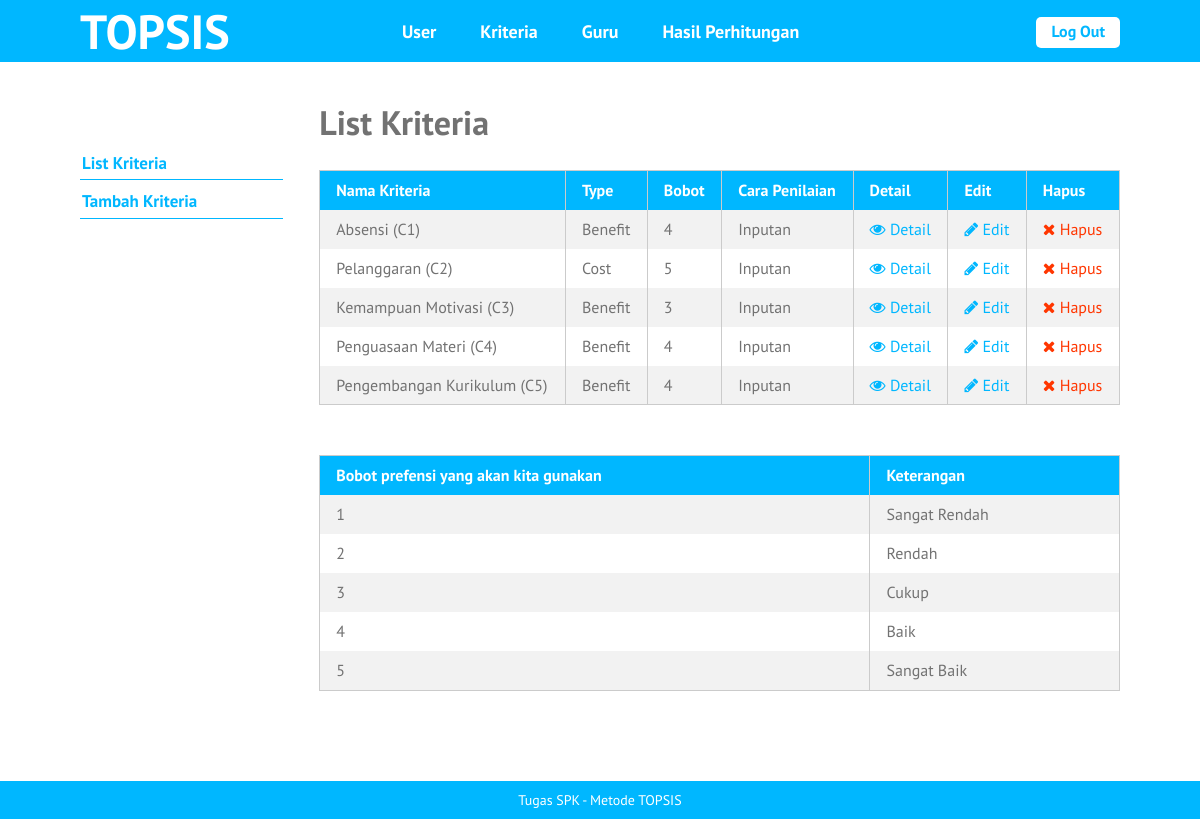
The app's page /list-kriteria.php (signed in) with its own data.
### tables this page shows
CREATE TABLE `kriteria` (
  `id_kriteria` int(10) NOT NULL,
  `nama` varchar(30) NOT NULL,
  `type` enum('benefit','cost') NOT NULL,
  `bobot` float NOT NULL,
  `ada_pilihan` tinyint(1) DEFAULT NULL,
  `urutan_order` int(2) NOT NULL
);

### list-kriteria.php (the view, shortened to what this page needs)
<?php require_once('includes/init.php'); ?>
<?php
require_once('template-parts/header.php');
?>
	<div class="main-content-row">
	<div class="container clearfix">
		<?php include_once('template-parts/sidebar-kriteria.php'); ?>
		<div class="main-content the-content">
			<h1>List Kriteria</h1>
			<?php
			$query = $pdo->prepare('SELECT * FROM kriteria ORDER BY urutan_order ASC');
			$query->execute();
			$query->setFetchMode(PDO::FETCH_ASSOC);
			if($query->rowCount() > 0):
			?>
			<table class="pure-table pure-table-striped">
				<thead>
					<tr>
						<th>Nama Kriteria</th>
						<th>Type</th>
						<th>Bobot</th>
						<th>Cara Penilaian</th>
						<th>Detail</th>
						<th>Edit</th>
						<th>Hapus</th>
					</tr>
				</thead>
				<tbody>
					<?php while($hasil = $query->fetch()): ?>
						<tr>
							<td><?php echo $hasil['nama']; ?></td>
							<td>
							<?php
							if($hasil['type'] == 'benefit') {
								echo 'Benefit';
							} elseif($hasil['type'] == 'cost') {
								echo 'Cost';
							}
							?>
							</td>
							<td><?php echo $hasil['bobot']; ?></td>
							<td><?php echo ($hasil['ada_pilihan']) ? 'Pilihan': 'Inputan'; ?></td>
							<td><a href="single-kriteria.php?id=<?php echo $hasil['id_kriteria']; ?>"><span class="fa fa-eye"></span> Detail</a></td>
							<td><a href="edit-kriteria.php?id=<?php echo $hasil['id_kriteria']; ?>"><span class="fa fa-pencil"></span> Edit</a></td>
							<td><a href="hapus-kriteria.php?id=<?php echo $hasil['id_kriteria']; ?>" class="red yaqin-hapus"><span class="fa fa-times"></span> Hapus</a></td>
						</tr>
					<?php endwhile; ?>
				</tbody>
			</table>
			<table class="pure-table pure-table-striped">
				<thead>
					<tr>
						<th>Bobot prefensi yang akan kita gunakan</th>
						<th>Keterangan</th>
					</tr>
				</thead>
				<tbody>
					<tr>
						<td>1</td>
						<td>Sangat Rendah</td>
					</tr>
					<tr>
						<td>2</td>
						<td>Rendah</td>
					</tr>
					<tr>
						<td>3</td>
						<td>Cukup</td>
					</tr>
					<tr>
						<td>4</td>
						<td>Baik</td>
					</tr>
					<tr>
						<td>5</td>
						<td>Sangat Baik</td>
					</tr>
				</tbody>
			</table>
			<?php else: ?>
				<p>Maaf, belum ada data untuk kriteria.</p>
			<?php endif; ?>
		</div>
	</div>
	</div>
<?php
require_once('template-parts/footer.php');

### stylesheets/style.css (style rules this page uses)
html, body, div, span, applet, object, iframe, h1, h2, h3, h4, h5, h6, p, blockquote, pre, a, abbr, acronym, address, big, cite, code, del, dfn, em, img, ins, kbd, q, s, samp, small, strike, strong, sub, sup, tt, var, b, u, i, center, dl, dt, dd, ol, ul, li, fieldset, form, label, legend, table, caption, tbody, tfoot, thead, tr, th, td, article, aside, canvas, details, embed, figure, figcaption, footer, header, hgroup, menu, nav, output, ruby, section, summary, time, mark, audio, video { margin: 0; padding: 0; border: 0; font-size: 100%; vertical-align: baseline; }
body { line-height: 1; }
table { border-collapse: collapse; border-spacing: 0; }
*, *:before, *:after { -moz-box-sizing: border-box; -webkit-box-sizing: border-box; box-sizing: border-box; }
.clearfix:before, .clearfix:after { content: " "; display: table; }
.clear, .clearfix:after { clear: both; }
a { color: #00b7ff; text-decoration: none; }
.container { max-width: 1100px; margin: 0 auto; position: relative; padding: 0 30px; }
body { background: #00b7ff; font-family: "PT Sans", sans-serif; color: #727272; font-size: 14px; line-height: 1.3; font-weight: 500; }
h1, h2, h3, h4, h5, h6 { font-weight: 300; }
.pure-table { border-collapse: collapse; border-spacing: 0; empty-cells: show; border: 1px solid #cbcbcb; width: 100%; }
.pure-table td, .pure-table th { border-left: 1px solid #cbcbcb; border-width: 0 0 0 1px; font-size: inherit; margin: 0; overflow: visible; padding: 0.5em 1em; }
.pure-table td:first-child, .pure-table th:first-child { border-left-width: 0; }
.pure-table thead { background-color: #00b7ff; color: #fff; text-align: left; vertical-align: bottom; }
.pure-table thead th { color: #fff; }
.pure-table td { background-color: transparent; }
.pure-table-striped tr:nth-child(2n-1) td { background-color: #f2f2f2; }
.the-content { font-size: 16px; line-height: 1.42857; }
.the-content a { color: #00b7ff; }
.the-content h1, .the-content h2, .the-content h3, .the-content h4, .the-content h5, .the-content h6 { font-weight: 700; }
.the-content h1 { font-size: 34px; margin: 0.8em 0 0.8em; padding: 0; line-height: 1.2; }
.the-content blockquote, .the-content table, .the-content p, .the-content ul, .the-content ol, .the-content dd, .the-content pre, .the-content iframe, .the-content .flxmap-container, .the-content hr { margin-bottom: 1em; }
.the-content table { margin-bottom: 50px; }
.the-content > h1:first-child, .the-content > h3:first-child, .the-content > h2:first-child { margin-top: 0; }
.fa { display: inline-block; font: normal normal normal 14px/1 FontAwesome; font-size: inherit; text-rendering: auto; -webkit-font-smoothing: antialiased; -moz-osx-font-smoothing: grayscale; }
.fa-remove:before, .fa-close:before, .fa-times:before { content: "\f00d"; }
.fa-pencil:before { content: "\f040"; }
.fa-eye:before { content: "\f06e"; }
button, a { -webkit-transition: all 0.2s ease; -moz-transition: all 0.2s ease; -o-transition: all 0.2s ease; transition: all 0.2s ease; }
span.red, a.red, .the-content span.red, .the-content a.red { color: #ff3600; }
.main-content { float: right; width: 77%; padding: 40px 0; }

### records on screen
kriteria: nama "Absensi (C1)", type "Benefit", bobot "4", ada_pilihan "Inputan"
kriteria: nama "Pelanggaran (C2)", type "Cost", bobot "5", ada_pilihan "Inputan"
kriteria: nama "Kemampuan Motivasi (C3)", type "Benefit", bobot "3", ada_pilihan "Inputan"
kriteria: nama "Penguasaan Materi (C4)", type "Benefit", bobot "4", ada_pilihan "Inputan"
kriteria: nama "Pengembangan Kurikulum (C5)", type "Benefit", bobot "4", ada_pilihan "Inputan"
